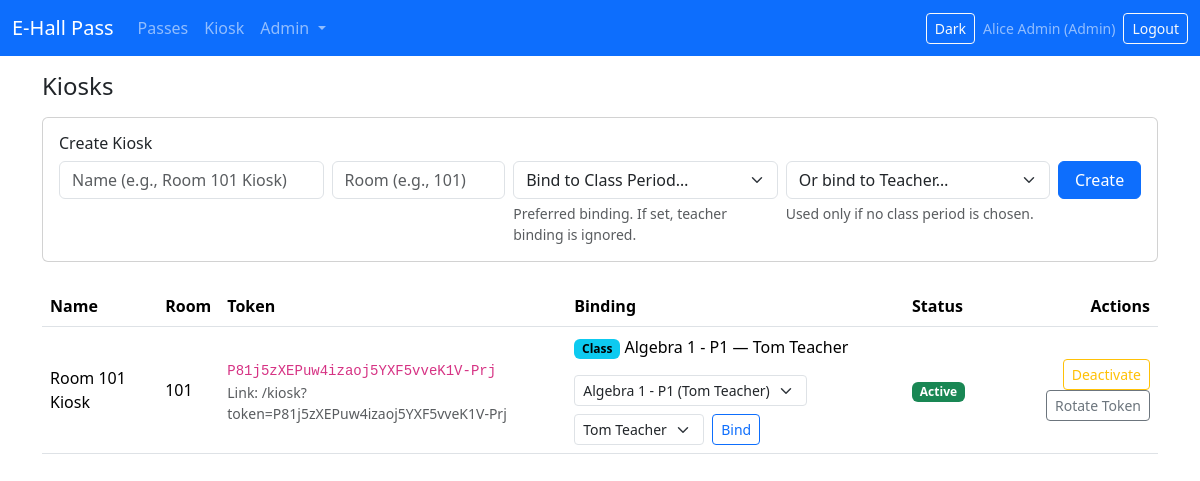
Screenshot of /admin/kiosks (signed in) with the database file from the repository.
### app/models/core.py (models this page shows, shortened)
class User(UserMixin, db.Model):
    __tablename__ = "users"
    id: Mapped[int] = mapped_column(Integer, primary_key=True)
    email: Mapped[str] = mapped_column(String(255), unique=True, nullable=False, index=True)
    full_name: Mapped[str] = mapped_column(String(255), nullable=False)
    password_hash: Mapped[str] = mapped_column(String(255), nullable=True)  # nullable for SSO-only accounts
    is_active_flag: Mapped[int] = mapped_column(Integer, default=1, nullable=False)
    role_id: Mapped[int] = mapped_column(ForeignKey("roles.id"), nullable=False)
    role: Mapped["Role"] = relationship("Role", back_populates="users")
    @property
    def is_active(self):  # type: ignore[override]
        return bool(self.is_active_flag)

class Role(db.Model):
    __tablename__ = "roles"
    id: Mapped[int] = mapped_column(Integer, primary_key=True)
    name: Mapped[str] = mapped_column(String(50), unique=True, nullable=False)  # Admin, Teacher, Student
    users: Mapped[list["User"]] = relationship("User", back_populates="role")

class Kiosk(db.Model):
    __tablename__ = "kiosks"
    id: Mapped[int] = mapped_column(Integer, primary_key=True)
    token: Mapped[str] = mapped_column(String(64), unique=True, nullable=False, index=True)  # stores 32-char token
    name: Mapped[str] = mapped_column(String(120), nullable=False)
    room: Mapped[Optional[str]] = mapped_column(String(50), nullable=True)
    class_period_id: Mapped[Optional[int]] = mapped_column(ForeignKey("class_periods.id"), nullable=True)
    teacher_id: Mapped[Optional[int]] = mapped_column(ForeignKey("users.id"), nullable=True)
    is_active: Mapped[int] = mapped_column(Integer, default=1, nullable=False)
    class_period: Mapped[Optional["ClassPeriod"]] = relationship("ClassPeriod")
    teacher: Mapped[Optional["User"]] = relationship("User")

class ClassPeriod(db.Model):
    __tablename__ = "class_periods"
    id: Mapped[int] = mapped_column(Integer, primary_key=True)
    name: Mapped[str] = mapped_column(String(120), nullable=False, index=True)
    teacher_id: Mapped[int] = mapped_column(ForeignKey("users.id"), nullable=False)
    start_time: Mapped[str] = mapped_column(String(5), nullable=True)  # e.g., "08:30"
    end_time: Mapped[str] = mapped_column(String(5), nullable=True)    # e.g., "09:20"
    days_mask: Mapped[str] = mapped_column(String(7), nullable=True)
    room: Mapped[Optional[str]] = mapped_column(String(50), nullable=True)
    is_active: Mapped[int] = mapped_column(Integer, nullable=False, default=1)
    teacher: Mapped["User"] = relationship("User")
    enrollments: Mapped[list["StudentEnrollment"]] = relationship(
        "StudentEnrollment", back_populates="class_period", cascade="all, delete-orphan"
    )
    __table_args__ = (UniqueConstraint("name", "teacher_id", name="uq_classperiod_name_teacher"),)

### app/routes/admin.py (the view)
@bp.route("/kiosks")
@login_required
def kiosks():
    redir = require_admin()
    if redir:
        return redir
    kiosks = Kiosk.query.order_by(Kiosk.name).all()
    periods = ClassPeriod.query.order_by(ClassPeriod.name).all()
    teachers = User.query.join(Role, Role.id == User.role_id).filter(Role.name == "Teacher", User.is_active_flag == 1).order_by(User.full_name).all()
    return render_template("admin/kiosks.html", kiosks=kiosks, periods=periods, teachers=teachers)

### app/models/core.py (called while the page is built)
@login_manager.user_loader
def load_user(user_id: str) -> Optional["User"]:
    return db.session.get(User, int(user_id))

### app/routes/admin.py (called while the page is built)
def require_admin():
    if current_user.role.name != "Admin":
        flash("Admin access required.", "danger")
        return redirect(url_for("main.dashboard"))
    return None

### app/templates/admin/kiosks.html (shortened to what this page needs)
{% extends "_base.html" %}
{% block content %}
<h4 class="mb-3">Kiosks</h4>
<div class="card mb-4">
  <div class="card-body">
    <h6 class="card-title">Create Kiosk</h6>
    <form class="row g-2" method="post" action="{{ url_for('admin.kiosks_create') }}">
      <div class="col-md-3">
        <input class="form-control" name="name" placeholder="Name (e.g., Room 101 Kiosk)" required>
      </div>
      <div class="col-md-2">
        <input class="form-control" name="room" placeholder="Room (e.g., 101)">
      </div>
      <div class="col-md-3">
        <select class="form-select" name="class_period_id">
          <option value="">Bind to Class Period…</option>
        </select>
        <div class="form-text">Preferred binding. If set, teacher binding is ignored.</div>
      </div>
      <div class="col-md-3">
        <select class="form-select" name="teacher_id">
          <option value="">Or bind to Teacher…</option>
        </select>
        <div class="form-text">Used only if no class period is chosen.</div>
      </div>
      <div class="col-md-1">
        <button class="btn btn-primary w-100" type="submit">Create</button>
      </div>
    </form>
  </div>
</div>
<div class="table-responsive">
  <table class="table align-middle">
    <thead>
      <tr>
        <th>Name</th>
        <th>Room</th>
        <th>Token</th>
        <th>Binding</th>
        <th>Status</th>
        <th class="text-end">Actions</th>
      </tr>
    </thead>
    <tbody>
    {% for k in kiosks %}
      <tr>
        <td>{{ k.name }}</td>
        <td>{{ k.room or '-' }}</td>
        <td>
          <code>{{ k.token }}</code>
          <div class="small text-muted">Link: /kiosk?token={{ k.token }}</div>
        </td>
        <td>
          {% if k.class_period %}
            <span class="badge text-bg-info">Class</span>
            {{ k.class_period.name }} — {{ k.class_period.teacher.full_name }}
          {% elif k.teacher %}
            <span class="badge text-bg-secondary">Teacher</span>
            {{ k.teacher.full_name }}
          {% else %}
            <span class="text-muted">None</span>
          {% endif %}
          <form class="row row-cols-lg-auto g-2 align-items-center mt-2" method="post" action="{{ url_for('admin.kiosks_bind', kiosk_id=k.id) }}">
            <div class="col-12">
              <select class="form-select form-select-sm" name="class_period_id">
                {% for p in periods %}
                  <option value="{{ p.id }}" {% if k.class_period and k.class_period.id == p.id %}selected{% endif %}>
                    {{ p.name }} ({{ p.teacher.full_name }})
                  </option>
                {% endfor %}
              </select>
            </div>
            <div class="col-12">
              <select class="form-select form-select-sm" name="teacher_id">
                {% for t in teachers %}
                  <option value="{{ t.id }}" {% if k.teacher and k.teacher.id == t.id %}selected{% endif %}>
                    {{ t.full_name }}
                  </option>
                {% endfor %}
              </select>
            </div>
            <div class="col-12">
              <button class="btn btn-sm btn-outline-primary" type="submit">Bind</button>
            </div>
          </form>
        </td>
        <td>
          {% if k.is_active %}
            <span class="badge text-bg-success">Active</span>
          {% else %}
            <span class="badge text-bg-secondary">Inactive</span>
          {% endif %}
        </td>
        <td class="text-end">
          <form class="d-inline" method="post" action="{{ url_for('admin.kiosks_toggle', kiosk_id=k.id) }}">
            <button class="btn btn-sm {% if k.is_active %}btn-outline-warning{% else %}btn-outline-success{% endif %}" type="submit">
              {% if k.is_active %}Deactivate{% else %}Activate{% endif %}
            </button>
          </form>
          <form class="d-inline" method="post" action="{{ url_for('admin.kiosks_rotate', kiosk_id=k.id) }}">
            <button class="btn btn-sm btn-outline-secondary" type="submit">Rotate Token</button>
          </form>
        </td>
      </tr>
    {% else %}
      <tr><td colspan="6" class="text-center text-muted">No kiosks yet.</td></tr>
    {% endfor %}
    </tbody>
  </table>
</div>
{% endblock %}

### app/templates/_base.html (shortened to what this page needs)
<!doctype html>
<html lang="en" data-bs-theme="light">
<head>
  <link href="https://cdn.jsdelivr.net/npm/bootstrap@5.3.3/dist/css/bootstrap.min.css" rel="stylesheet">
  <link href="{{ url_for('static', filename='css/styles.css') }}" rel="stylesheet">
</head>
<body>
<nav class="navbar navbar-expand-lg navbar-dark bg-primary mb-3">
  <div class="container-fluid">
    <a class="navbar-brand" href="{{ url_for('main.dashboard') }}">E-Hall Pass</a>
    <div id="navbarsExample" class="collapse navbar-collapse">
      <ul class="navbar-nav me-auto mb-2 mb-lg-0">
        {% if current_user.is_authenticated %}
          <li class="nav-item"><a class="nav-link" href="{{ url_for('passes.index') }}">Passes</a></li>
          <li class="nav-item"><a class="nav-link" href="{{ url_for('kiosk.view') }}" target="_blank">Kiosk</a></li>
          {% if current_user.role.name == 'Admin' %}
            <li class="nav-item dropdown">
              <a class="nav-link dropdown-toggle" href="#" id="adminDropdown" role="button" data-bs-toggle="dropdown" aria-expanded="false">
                Admin
              </a>
            </li>
          {% endif %}
        {% endif %}
      </ul>
      <div class="d-flex align-items-center gap-2">
        <button id="darkToggle" class="btn btn-outline-light btn-sm">Dark</button>
        {% if current_user.is_authenticated %}
          <span class="navbar-text small">{{ current_user.full_name }} ({{ current_user.role.name }})</span>
          <a class="btn btn-outline-light btn-sm" href="{{ url_for('auth.logout') }}">Logout</a>
        {% else %}
          <a class="btn btn-outline-light btn-sm" href="{{ url_for('auth.login') }}">Login</a>
        {% endif %}
      </div>
    </div>
  </div>
</nav>
<main class="container">
  {% block content %}{% endblock %}
</main>
</body>
</html>

### app/static/css/styles.css (style rules this page uses)
:root { --blink-red: #dc3545; }
table td .btn { white-space: nowrap; }

### rows the page displays
User: full_name "Alice Admin"
Role: role.name "Admin"
Kiosk: name "Room 101 Kiosk", room "101", token "P81j5zXEPuw4izaoj5YXF5vveK1V-Prj", class_period.name "Algebra 1 - P1", class_period.teacher.full_name "Tom Teacher", is_active "Active"

### other values shown
form field class_period_id "Algebra 1 - P1 (Tom Teacher)"
form field teacher_id "Tom Teacher"
